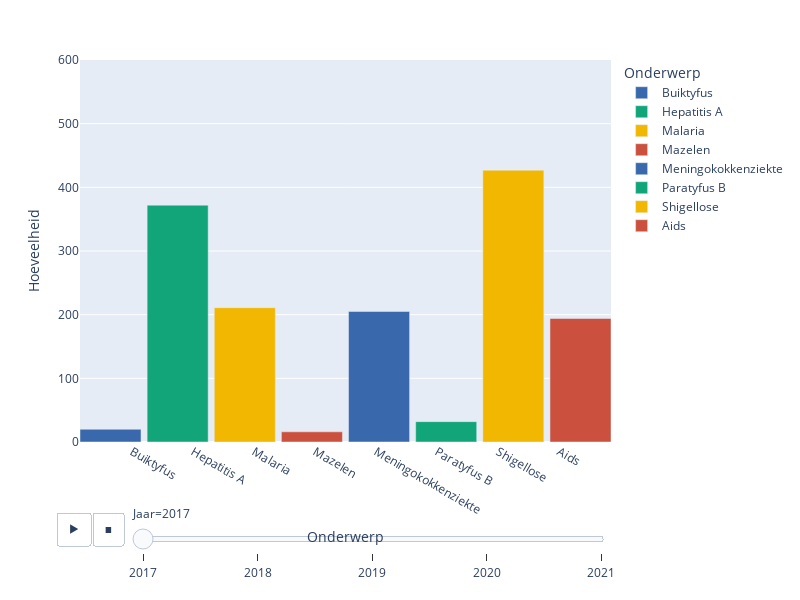

Notebook code cell kept with this figure:
### Markdown cell above
De gegevens van de grafiek over de toename van psychische klachten per kwartaal in het jaar 2020 bieden een verband met de impact van COVID-19 op de geestelijke gezondheid. De pandemie heeft geleid tot een significante toename van mentale gezondheidsproblemen, wat geen verrassing is gezien de uitdagende omstandigheden waar mensen wereldwijd mee te maken kregen.

Het effect van COVID-19 op de geestelijke gezondheid kan worden verklaard door verschillende factoren. Allereerst bracht de pandemie onzekerheid met zich mee, zoals angst voor besmetting, zorgen over de gezondheid van dierbaren, financiële instabiliteit en de impact op de werkgelegenheid. Deze constante stress en angst kunnen leiden tot gevoelens van angst, depressie en andere psychische klachten.

Daarnaast droegen de maatregelen die werden genomen om de verspreiding van het virus te beperken, zoals lockdowns en sociale isolatie, bij aan het gevoel van eenzaamheid en sociaal isolement. Het gebrek aan persoonlijk contact, het wegvallen van routines en activiteiten, en het beperkte sociale netwerk hadden een negatieve invloed op de geestelijke gezondheid van mensen. Het verminderde welzijn als gevolg van sociaal isolement kan leiden tot gevoelens van verdriet, eenzaamheid en angst.

### Code cell
db = pd.read_csv('Gezondheid__leefstijl__zorggebruik_en__aanbod__doodsoorzaken__vanaf_1900_27062023_135537.csv')

colors = ['rgb(57,105,172)', 'rgb(17,165,121)', 'rgb(242,183,1)', 'rgb(204,80,62)', 'rgb(57,105,172)', 'rgb(17,165,121)', 'rgb(242,183,1)', 'rgb(204,80,62)']

fig = px.bar(db, x = 'Onderwerp', y = 'Hoeveelheid', barmode = 'group', animation_frame = 'Jaar', color = 'Onderwerp', color_discrete_sequence=colors)


fig.update_layout(
    height=600,
    width=800)

fig.update_traces(width=1)
fig.update_yaxes(range=[0, 600])

fig.show()

### Figure 1 — Plotly figure (JSON) as saved in the notebook; plotly's stock layout.template omitted (floating-point values rounded to 4 significant figures)
{"data": [{"alignmentgroup": "True", "hovertemplate": "Onderwerp=%{x}<br>Jaar=2017<br>Hoeveelheid=%{y}<extra></extra>", "legendgroup": "Buiktyfus", "marker": {"color": "rgb(57,105,172)", "pattern": {"shape": ""}}, "name": "Buiktyfus", "offsetgroup": "Buiktyfus", "orientation": "v", "showlegend": true, "textposition": "auto", "type": "bar", "width": 1, "x": ["Buiktyfus"], "xaxis": "x", "y": [20], "yaxis": "y"}, {"alignmentgroup": "True", "hovertemplate": "Onderwerp=%{x}<br>Jaar=2017<br>Hoeveelheid=%{y}<extra></extra>", "legendgroup": "Hepatitis A", "marker": {"color": "rgb(17,165,121)", "pattern": {"shape": ""}}, "name": "Hepatitis A", "offsetgroup": "Hepatitis A", "orientation": "v", "showlegend": true, "textposition": "auto", "type": "bar", "width": 1, "x": ["Hepatitis A"], "xaxis": "x", "y": [372], "yaxis": "y"}, {"alignmentgroup": "True", "hovertemplate": "Onderwerp=%{x}<br>Jaar=2017<br>Hoeveelheid=%{y}<extra></extra>", "legendgroup": "Malaria", "marker": {"color": "rgb(242,183,1)", "pattern": {"shape": ""}}, "name": "Malaria", "offsetgroup": "Malaria", "orientation": "v", "showlegend": true, "textposition": "auto", "type": "bar", "width": 1, "x": ["Malaria"], "xaxis": "x", "y": [211], "yaxis": "y"}, {"alignmentgroup": "True", "hovertemplate": "Onderwerp=%{x}<br>Jaar=2017<br>Hoeveelheid=%{y}<extra></extra>", "legendgroup": "Mazelen", "marker": {"color": "rgb(204,80,62)", "pattern": {"shape": ""}}, "name": "Mazelen", "offsetgroup": "Mazelen", "orientation": "v", "showlegend": true, "textposition": "auto", "type": "bar", "width": 1, "x": ["Mazelen"], "xaxis": "x", "y": [16], "yaxis": "y"}, {"alignmentgroup": "True", "hovertemplate": "Onderwerp=%{x}<br>Jaar=2017<br>Hoeveelheid=%{y}<extra></extra>", "legendgroup": "Meningokokkenziekte", "marker": {"color": "rgb(57,105,172)", "pattern": {"shape": ""}}, "name": "Meningokokkenziekte", "offsetgroup": "Meningokokkenziekte", "orientation": "v", "showlegend": true, "textposition": "auto", "type": "bar", "width": 1, "x": ["Meningokokkenziekte"], "xaxis": "x", "y": [205], "yaxis": "y"}, {"alignmentgroup": "True", "hovertemplate": "Onderwerp=%{x}<br>Jaar=2017<br>Hoeveelheid=%{y}<extra></extra>", "legendgroup": "Paratyfus B", "marker": {"color": "rgb(17,165,121)", "pattern": {"shape": ""}}, "name": "Paratyfus B", "offsetgroup": "Paratyfus B", "orientation": "v", "showlegend": true, "textposition": "auto", "type": "bar", "width": 1, "x": ["Paratyfus B"], "xaxis": "x", "y": [32], "yaxis": "y"}, {"alignmentgroup": "True", "hovertemplate": "Onderwerp=%{x}<br>Jaar=2017<br>Hoeveelheid=%{y}<extra></extra>", "legendgroup": "Shigellose", "marker": {"color": "rgb(242,183,1)", "pattern": {"shape": ""}}, "name": "Shigellose", "offsetgroup": "Shigellose", "orientation": "v", "showlegend": true, "textposition": "auto", "type": "bar", "width": 1, "x": ["Shigellose"], "xaxis": "x", "y": [427], "yaxis": "y"}, {"alignmentgroup": "True", "hovertemplate": "Onderwerp=%{x}<br>Jaar=2017<br>Hoeveelheid=%{y}<extra></extra>", "legendgroup": "Aids", "marker": {"color": "rgb(204,80,62)", "pattern": {"shape": ""}}, "name": "Aids", "offsetgroup": "Aids", "orientation": "v", "showlegend": true, "textposition": "auto", "type": "bar", "width": 1, "x": ["Aids"], "xaxis": "x", "y": [194], "yaxis": "y"}], "layout": {"barmode": "group", "height": 600, "legend": {"title": {"text": "Onderwerp"}, "tracegroupgap": 0}, "margin": {"t": 60}, "sliders": [{"active": 0, "currentvalue": {"prefix": "Jaar="}, "len": 0.9, "pad": {"b": 10, "t": 60}, "steps": [{"args": [["2017"], {"frame": {"duration": 0, "redraw": true}, "fromcurrent": true, "mode": "immediate", "transition": {"duration": 0, "easing": "linear"}}], "label": "2017", "method": "animate"}, {"args": [["2018"], {"frame": {"duration": 0, "redraw": true}, "fromcurrent": true, "mode": "immediate", "transition": {"duration": 0, "easing": "linear"}}], "label": "2018", "method": "animate"}, {"args": [["2019"], {"frame": {"duration": 0, "redraw": true}, "fromcurrent": true, "mode": "immediate", "transition": {"duration": 0, "easing": "linear"}}], "label": "2019", "method": "animate"}, {"args": [["2020"], {"frame": {"duration": 0, "redraw": true}, "fromcurrent": true, "mode": "immediate", "transition": {"duration": 0, "easing": "linear"}}], "label": "2020", "method": "animate"}, {"args": [["2021"], {"frame": {"duration": 0, "redraw": true}, "fromcurrent": true, "mode": "immediate", "transition": {"duration": 0, "easing": "linear"}}], "label": "2021", "method": "animate"}], "x": 0.1, "xanchor": "left", "y": 0, "yanchor": "top"}], "updatemenus": [{"buttons": [{"args": [null, {"frame": {"duration": 500, "redraw": true}, "fromcurrent": true, "mode": "immediate", "transition": {"duration": 500, "easing": "linear"}}], "label": "&#9654;", "method": "animate"}, {"args": [[null], {"frame": {"duration": 0, "redraw": true}, "fromcurrent": true, "mode": "immediate", "transition": {"duration": 0, "easing": "linear"}}], "label": "&#9724;", "method": "animate"}], "direction": "left", "pad": {"r": 10, "t": 70}, "showactive": false, "type": "buttons", "x": 0.1, "xanchor": "right", "y": 0, "yanchor": "top"}], "width": 800, "xaxis": {"anchor": "y", "autorange": true, "categoryarray": ["Buiktyfus", "Hepatitis A", "Malaria", "Mazelen", "Meningokokkenziekte", "Paratyfus B", "Shigellose", "Aids"], "categoryorder": "array", "domain": [0, 1], "range": [-0.85, 7.85], "title": {"text": "Onderwerp"}, "type": "category"}, "yaxis": {"anchor": "x", "domain": [0, 1], "range": [0, 600], "title": {"text": "Hoeveelheid"}, "type": "linear"}}}
